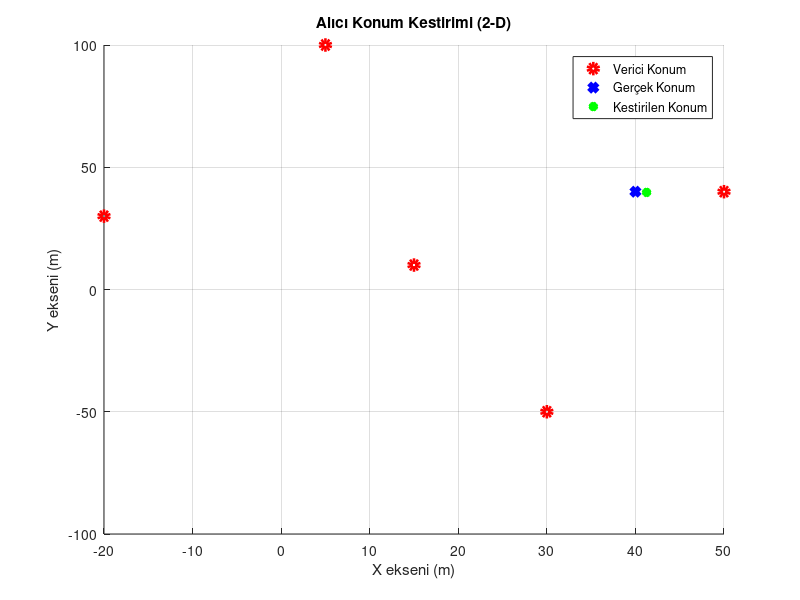
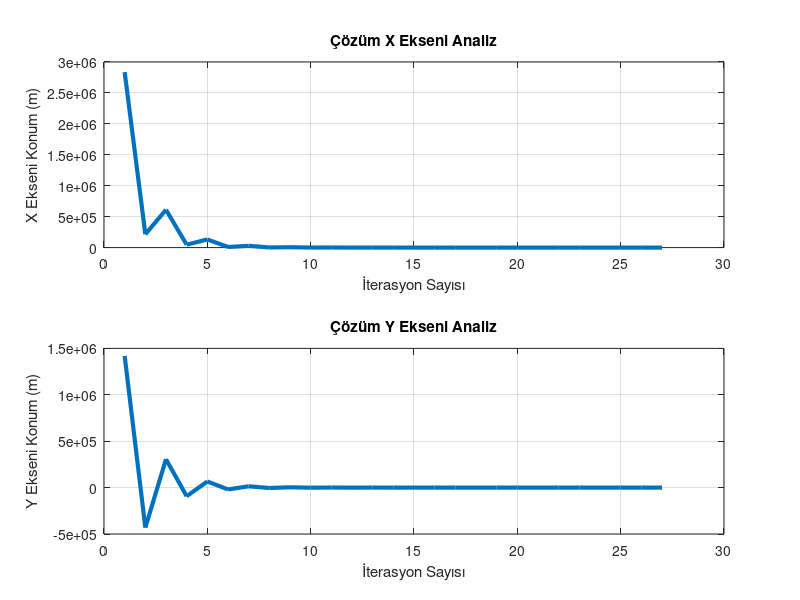

Reproduce these figures in MATLAB, in order.
clear
clc
close all

%% Vericilerin Konumlarını Belirle:
verici_konumlar = [30, -50; 5 100; 50 40; 15, 10; -20, 30];

%% Vektörleri oluştur
H = zeros(length(verici_konumlar), 2);
Y = zeros(1, length(verici_konumlar));
W = eye(length(verici_konumlar));

%% Gerçek Konumu Belirle:
gercek_konum = [40, 40];

%% Pseudo-rangelerin doldurulacağı vektörü oluştur:
prs          = [];

%% Vericilerden ulaşan pseudo-range değerlerini oluştur:
for i = 1 : length(verici_konumlar)
    a = 1;
    b = 5;
    gurultu = a + (b-a)*rand();
    prs(end+1) = sqrt((verici_konumlar(i, 1) - gercek_konum(1))^2 + ...
        (verici_konumlar(i, 2) - gercek_konum(2))^2) + gurultu;
end

%% İlk Konum Tahminini Belirle:
konum_tahmin = [1e6, -2e6];
d            = 100000;
konum_cell   = {};

sayici = 0;
while (d > 1e-4)
    
    %% Her bir uydu  için pseudo-range hesapla ve 
    %  H matrisini oluştur:
    for i = 1 : length(verici_konumlar)
        uzaklik = sqrt((verici_konumlar(i, 1) - konum_tahmin(1))^2 + ...
        (verici_konumlar(i, 2) - konum_tahmin(2))^2); 

        H(i, 1) = (konum_tahmin(1) - verici_konumlar(i, 1)) / uzaklik;
        H(i, 2) = (konum_tahmin(2) - verici_konumlar(i, 2)) / uzaklik;
        
        %% y vektörünü oluştur:
        Y(i) = prs(i) - uzaklik;
    end
    
    %% En Küçük Kareler Çözümünü Yap:
    dx = inv(H' * W * H) * H' * W * Y';

    d = norm(dx);

    konum_tahmin = konum_tahmin + dx';
    konum_cell{end+1} = konum_tahmin;

    sayici = sayici + 1;

end

fprintf("%d adımda En Küçük Kareler Algoritması çözüme ulaştı.\n", sayici);
fprintf("Gerçek Konum: %f, %f \n", gercek_konum(1), gercek_konum(2));
fprintf("Kestirilen Konum: %f, %f \n", konum_tahmin(1), konum_tahmin(2));
fprintf("Kestirim Hatası: %f metre.\n", norm(gercek_konum - konum_tahmin));

figure;
grid on
xlabel("X ekseni (m)")
ylabel("Y ekseni (m)")
for i = 1 : length(verici_konumlar)
    hold on
    plot(verici_konumlar(i, 1), verici_konumlar(i, 2), 'ro', 'LineWidth', 4, 'DisplayName', 'Verici Konum')
    legend("Verici Konum")
end

hold on 
plot(gercek_konum(1), gercek_konum(2), 'bx', 'LineWidth', 4, 'DisplayName', 'Gerçek Konum')
hold on
plot(konum_tahmin(1), konum_tahmin(2), 'g*', 'LineWidth', 4, 'DisplayName', 'Kestirilen Konum')
title("Alıcı Konum Kestirimi (2-D)")

cozum_x_arr = [];
cozum_y_arr = [];
for i = 1 : length(konum_cell)
    temp = konum_cell{i};
    cozum_x_arr(end + 1) = temp(1);
    cozum_y_arr(end + 1) = temp(2);
end
 
figure;
subplot(2, 1, 1)
plot(cozum_x_arr, 'LineWidth', 3);
grid on
ylabel("X Ekseni Konum (m)")
xlabel("İterasyon Sayısı")
title("Çözüm X Ekseni Analiz")
subplot(2, 1, 2)
plot(cozum_y_arr, 'LineWidth', 3);
grid on
ylabel("Y Ekseni Konum (m)")
xlabel("İterasyon Sayısı")
title("Çözüm Y Ekseni Analiz")